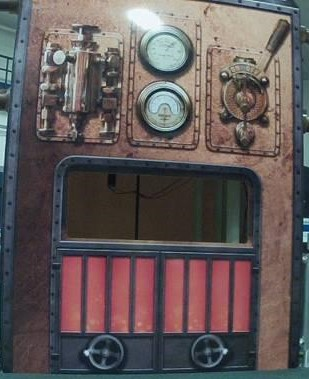
#> input picture redBoiler/redBoilerTrainWhole.jpg, 309 x 379 px
$ python matchBoiler.py
#> lines starting #> are read from the running program, lines starting #| are printed output that depends on the picture
# -*- coding: utf-8 -*-
"""
match

Example of matching a template to an image
Derived from techniques found at http://www.pyimagesearch.com/2015/01/26/multi-scale-template-matching-using-python-opencv/

Copyright (c) 2017 - RocketRedNeck.com RocketRedNeck.net

RocketRedNeck and MIT Licenses

RocketRedNeck hereby grants license for others to copy and modify this source code for
whatever purpose other's deem worthy as long as RocketRedNeck is given credit where
where credit is due and you leave RocketRedNeck out of it for all other nefarious purposes.

Permission is hereby granted, free of charge, to any person obtaining a copy
of this software and associated documentation files (the "Software"), to deal
in the Software without restriction, including without limitation the rights
to use, copy, modify, merge, publish, distribute, sublicense, and/or sell
copies of the Software, and to permit persons to whom the Software is
furnished to do so, subject to the following conditions:

The above copyright notice and this permission notice shall be included in all
copies or substantial portions of the Software.

THE SOFTWARE IS PROVIDED "AS IS", WITHOUT WARRANTY OF ANY KIND, EXPRESS OR
IMPLIED, INCLUDING BUT NOT LIMITED TO THE WARRANTIES OF MERCHANTABILITY,
FITNESS FOR A PARTICULAR PURPOSE AND NONINFRINGEMENT. IN NO EVENT SHALL THE
AUTHORS OR COPYRIGHT HOLDERS BE LIABLE FOR ANY CLAIM, DAMAGES OR OTHER
LIABILITY, WHETHER IN AN ACTION OF CONTRACT, TORT OR OTHERWISE, ARISING FROM,
OUT OF OR IN CONNECTION WITH THE SOFTWARE OR THE USE OR OTHER DEALINGS IN THE
SOFTWARE.
****************************************************************************************************
"""

# import the necessary packages
import numpy as np
import cv2
import time
import math
#from matplotlib import pyplot as plt

MIN_MATCH_COUNT = 10

# load the image, convert it to grayscale, and detect edges
img1 = cv2.imread("redBoilerTrainWhole.jpg",cv2.IMREAD_GRAYSCALE)
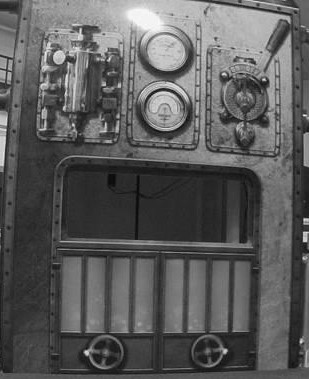
#> img1: shape (379, 309); min 10, max 251, mean 91.3
#img1 = cv2.resize(img1,(320,240))
#img1 = cv2.resize(img1,(int(img1.shape[1]/2),int(img1.shape[0]/2)))
print(img1.shape)
#| (379, 309)

img2c = cv2.imread('redBoiler8ftLeft.jpg')
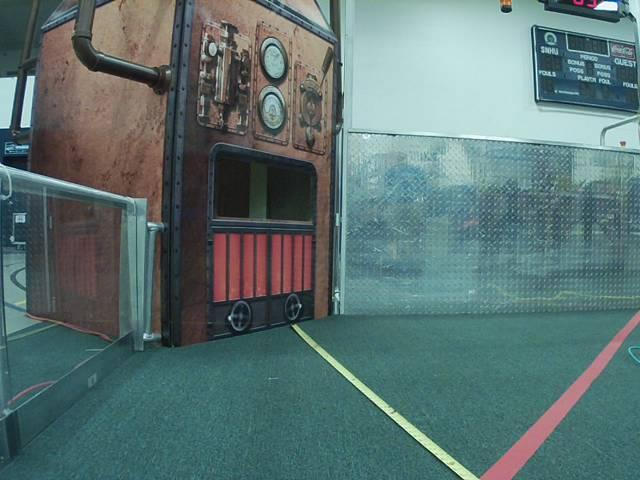
#> input picture redBoiler/redBoiler8ftLeft.jpg, 640 x 480 px
#> img2c is the input picture: shape (480, 640, 3); mean B, G, R 114, 114.8, 91.6
img2c = cv2.resize(img2c,(320,240))
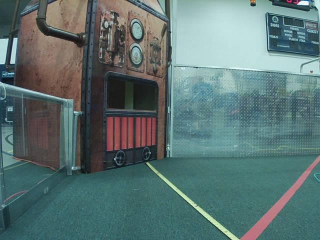
#> img2c: shape (240, 320, 3); mean B, G, R 114.1, 114.9, 91.8
#img2c = cv2.resize(img2c,(int(img2c.shape[1]/3),int(img2c.shape[0]/3)))
img2 = cv2.cvtColor(img2c, cv2.COLOR_BGR2GRAY)
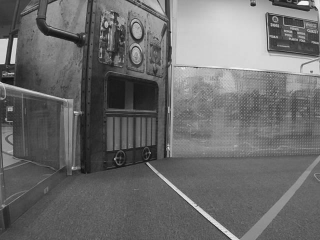
#> img2: shape (240, 320); min 17, max 248, mean 107.9


starttime = time.time()

# Initiate SIFT detector
#sift = cv2.xfeatures2d.SIFT_create()

# find the keypoints and descriptors with SIFT
#kp1, des1 = sift.detectAndCompute(img1,None)
#kp2, des2 = sift.detectAndCompute(img2,None)
norm = cv2.NORM_L2

# Create SURF object. You can specify params here or later.
# Here I set Hessian Threshold to 400
#> (the run stopped early here; a loop or call above may not have finished)
